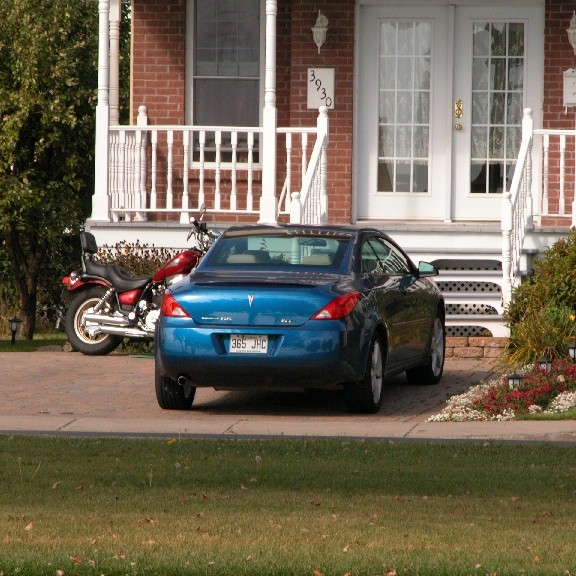
#> input picture data/texture0.jpg, 576 x 576 px
$ python -i auxiliary.py   (imports and definitions only)
#> lines starting #> are read from the running program, lines starting #| are printed output that depends on the picture
import numpy as np
import os
import torch
from math import atan, pi
from PIL import Image
from sklearn.preprocessing import minmax_scale
from scipy import ndimage


# get the computation device
def get_device():
    if torch.cuda.is_available():
        device = 'cuda:0'
    else:
        device = 'cpu'
    return device


# make the `images` directory
def make_dir():
    image_dir = './results/images'
    model_dir = './results/models'
    score_dir = './results/scores'
    if not os.path.exists(image_dir):
        os.makedirs(image_dir)
    if not os.path.exists(model_dir):
        os.makedirs(model_dir)
    if not os.path.exists(score_dir):
        os.makedirs(score_dir)


def img_to_obs(img_left, img_right):
    observation = np.zeros([2, 32, 32])
    observation[0, :, :] = img_left
    observation[1, :, :] = img_right
    return observation


def dist_to_angle(texture_dist, eye_dist_to_center=3.4):
    return atan(eye_dist_to_center/texture_dist)*180/pi


def get_cropped_image(img):
    fine, coarse = 128, 256
    resize_scale = 32
    pil_img = Image.fromarray(img)
    pil_bw = pil_img.convert('L')  # greyscale
    width, height = pil_bw.size
    area_fine = (width/2-(fine/2-1), height/2-(fine/2-1), width/2+(fine/2+1), height/2+(fine/2+1))
    area_coarse = (width/2-(coarse/2-1), height/2-(coarse/2-1), width/2+(coarse/2+1), height/2+(coarse/2+1))
    crop_img_fine = pil_bw.crop(area_fine)
    resize_img_fine = crop_img_fine.resize([resize_scale, resize_scale])
    img_fine = minmax_scale(resize_img_fine, feature_range=(-1, 1))
    crop_img_coarse = pil_bw.crop(area_coarse)
    resize_img_coarse = crop_img_coarse.resize([resize_scale, resize_scale])
    img_coarse = minmax_scale(resize_img_coarse, feature_range=(-1, 1))
    return img_fine, img_coarse


def add_gaussian_blur(img_left, img_right, blur):  # Edit gaussian blur whitening factor
    img_left = ndimage.gaussian_filter(img_left, blur)
    img_right = ndimage.gaussian_filter(img_right, blur)
    return img_left, img_right


def filt2D():
    window_size = 32
    nx = np.linspace(-window_size / 2, window_size / 2, 32)
    fx, fy = np.meshgrid(nx, nx)
    rho = np.sqrt(fx * fx + fy * fy)
    f_0 = 0.4 * window_size
    phi = 4
    a = 1.24
    return (rho ** a) * np.exp(-(rho / f_0) ** phi)

>>> import cv2
>>> picture = cv2.imread('../data/texture0.jpg', cv2.IMREAD_GRAYSCALE)
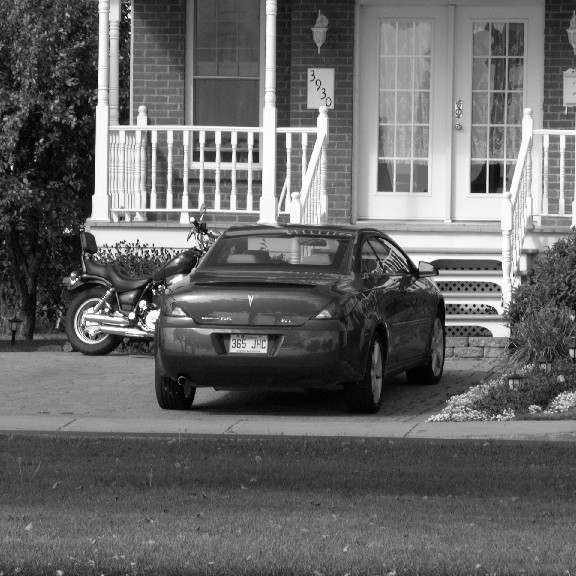
#> picture: shape (576, 576); min 0, max 255, mean 103
>>> result = get_cropped_image(picture)
#> in get_cropped_image, `crop_img_fine = pil_bw.crop(area_fine)`:
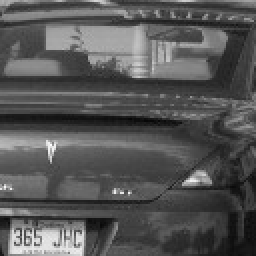
#> crop_img_fine: PIL image 128x128 L (shown 2 times larger); min 6, max 253, mean 85.7
#> in get_cropped_image, `resize_img_fine = crop_img_fine.resize([resize_scale, resize_scale])`:
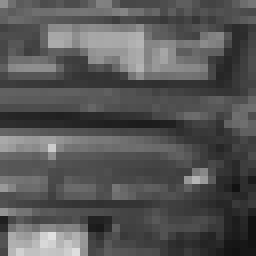
#> resize_img_fine: PIL image 32x32 L (shown 8 times larger); min 17, max 224, mean 85.7
#> (the run stopped early here; a loop or call above may not have finished)

$ run again, on data/texture2.jpg
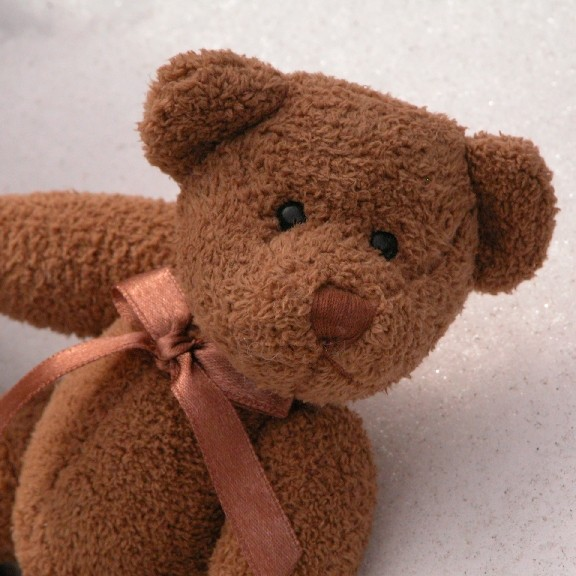
#> input picture data/texture2.jpg, 576 x 576 px
#> `picture = cv2.imread('../data/texture0.jpg', cv2.IMREAD_GRAYSCALE)`:
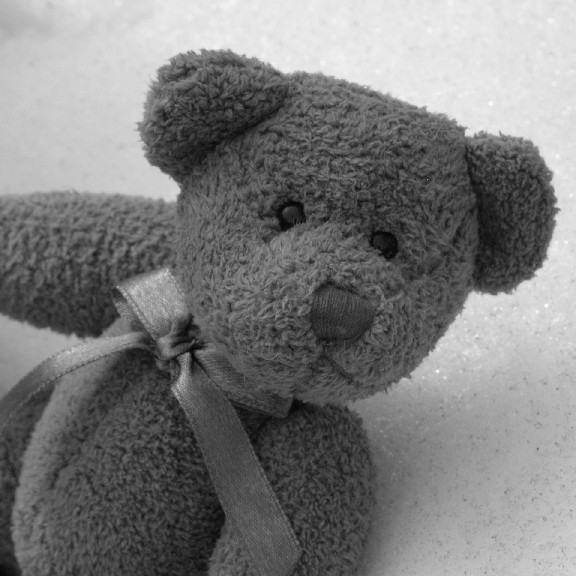
#> picture: shape (576, 576); min 0, max 255, mean 123.9
#> in get_cropped_image, `resize_img_fine = crop_img_fine.resize([resize_scale, resize_scale])`:
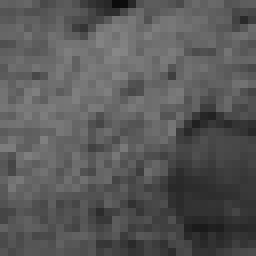
#> resize_img_fine: PIL image 32x32 L (shown 8 times larger); min 11, max 135, mean 88

$ run again, on data/texture3.jpg
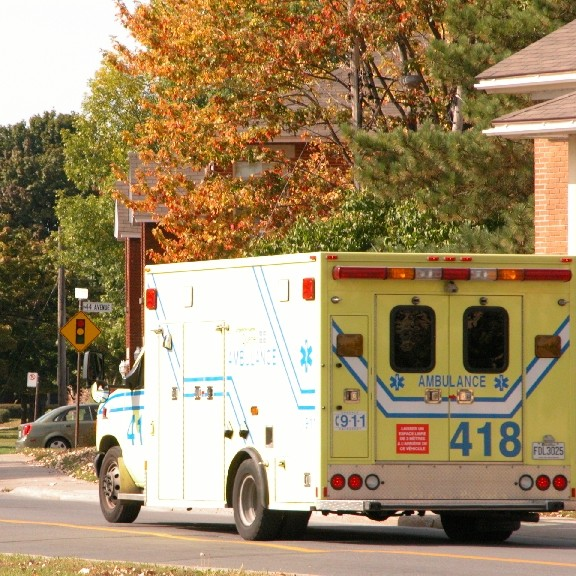
#> input picture data/texture3.jpg, 576 x 576 px
#> `picture = cv2.imread('../data/texture0.jpg', cv2.IMREAD_GRAYSCALE)`:
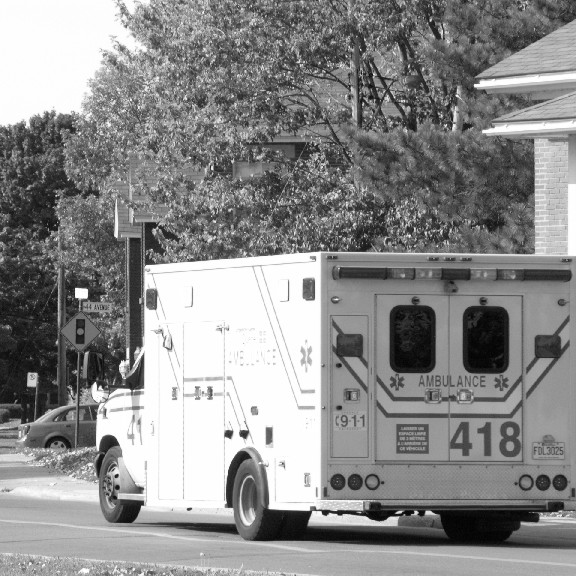
#> picture: shape (576, 576); min 0, max 255, mean 138.8
#> in get_cropped_image, `resize_img_fine = crop_img_fine.resize([resize_scale, resize_scale])`:
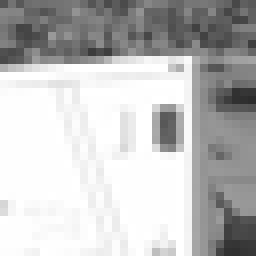
#> resize_img_fine: PIL image 32x32 L (shown 8 times larger); min 44, max 255, mean 190.3
